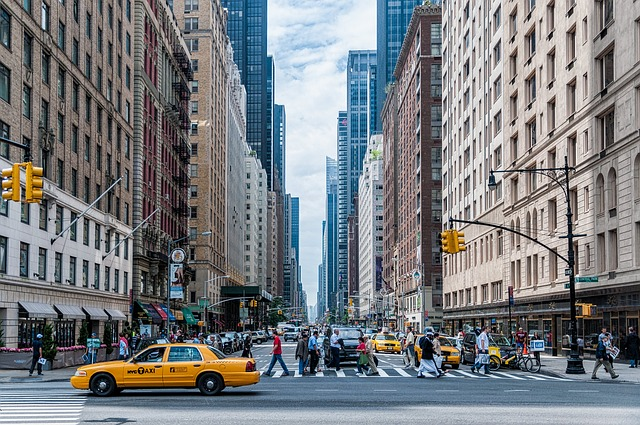
#> input picture OpenCV-Python Tutorials/Core Operations/Basic Operations on Images/pic.jpg, 640 x 425 px
$ python Image_ROI.py
#> lines starting #> are read from the running program, lines starting #| are printed output that depends on the picture; after the words box and inside, x2 and y2 are one past the last pixel; in counts of white or black regions, pixels touching at a corner belong together
import numpy as np
import cv2 as cv

img = cv.imread("pic.jpg")
#> img is the input picture: shape (425, 640, 3); mean B, G, R 128, 124.4, 121
if img is None:
    print("file could not be read")

print(img.shape)
#| (425, 640, 3)

ball = img[200:400, 500:600]
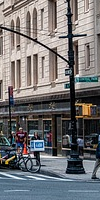
#> ball: shape (200, 100, 3); mean B, G, R 114.3, 112.8, 113.5
img[0:200, 0:100] = ball
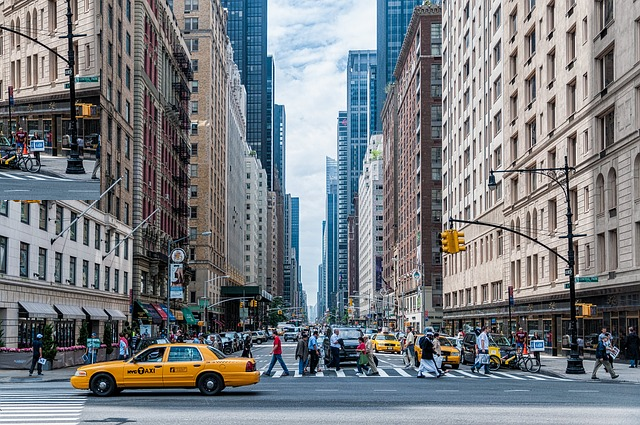
#> img: shape (425, 640, 3); 7.35% of pixels changed, all inside (x1, y1, x2, y2) = (0, 0, 100, 200)

cv.imshow("Display window", img)
k = cv.waitKey(0)
#> (key Esc is pressed here)
if k == ord("s"):
    cv.imwrite("saved_by_opencv.jpg", img)
